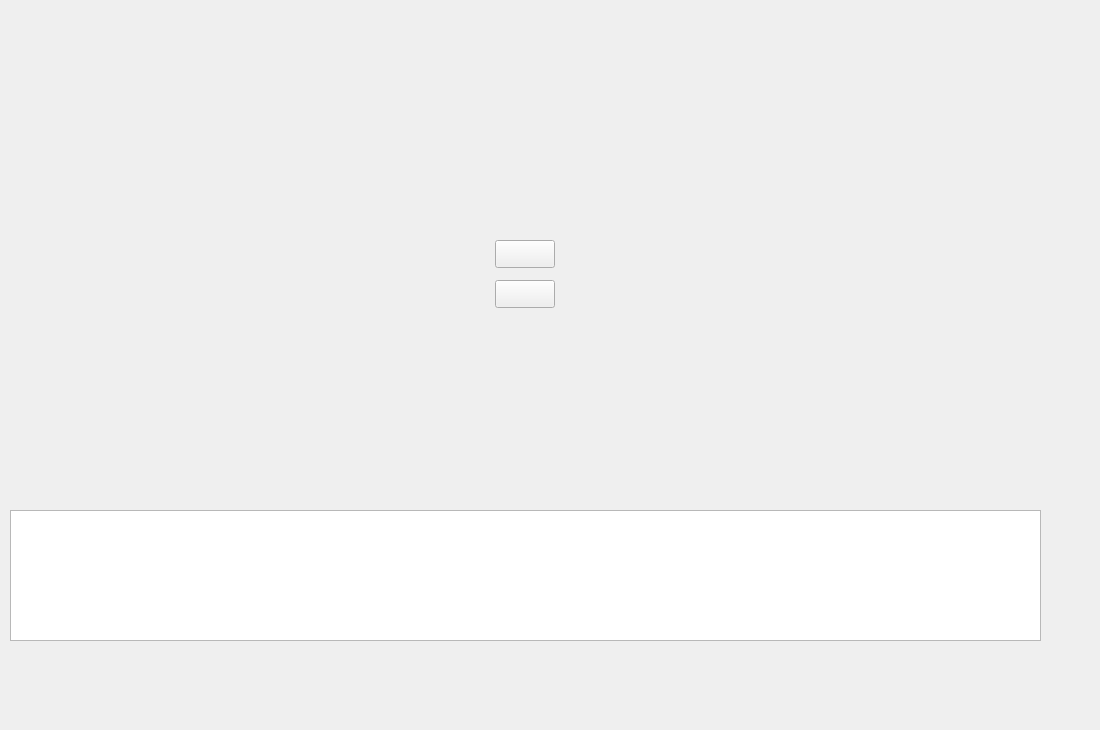
<?xml version="1.0" encoding="UTF-8"?>
<ui version="4.0">
 <class>UploadWidget</class>
 <widget class="QWidget" name="UploadWidget">
  <property name="geometry">
   <rect>
    <x>0</x>
    <y>0</y>
    <width>1100</width>
    <height>730</height>
   </rect>
  </property>
  <property name="minimumSize">
   <size>
    <width>1100</width>
    <height>730</height>
   </size>
  </property>
  <property name="maximumSize">
   <size>
    <width>1100</width>
    <height>730</height>
   </size>
  </property>
  <property name="windowTitle">
   <string>Form</string>
  </property>
  <widget class="QPushButton" name="uploadBtn">
   <property name="geometry">
    <rect>
     <x>495</x>
     <y>240</y>
     <width>60</width>
     <height>28</height>
    </rect>
   </property>
   <property name="text">
    <string/>
   </property>
  </widget>
  <widget class="QPushButton" name="downloadBtn">
   <property name="geometry">
    <rect>
     <x>495</x>
     <y>280</y>
     <width>60</width>
     <height>28</height>
    </rect>
   </property>
   <property name="text">
    <string/>
   </property>
  </widget>
  <widget class="QListWidget" name="listWidget">
   <property name="geometry">
    <rect>
     <x>10</x>
     <y>510</y>
     <width>1031</width>
     <height>131</height>
    </rect>
   </property>
  </widget>
 </widget>
 <resources/>
 <connections>
  <connection>
   <sender>uploadBtn</sender>
   <signal>clicked()</signal>
   <receiver>UploadWidget</receiver>
   <slot>uploadSlot()</slot>
   <hints>
    <hint type="sourcelabel">
     <x>551</x>
     <y>240</y>
    </hint>
    <hint type="destinationlabel">
     <x>637</x>
     <y>250</y>
    </hint>
   </hints>
  </connection>
  <connection>
   <sender>downloadBtn</sender>
   <signal>clicked()</signal>
   <receiver>UploadWidget</receiver>
   <slot>downloadSlot()</slot>
   <hints>
    <hint type="sourcelabel">
     <x>520</x>
     <y>289</y>
    </hint>
    <hint type="destinationlabel">
     <x>650</x>
     <y>334</y>
    </hint>
   </hints>
  </connection>
 </connections>
 <slots>
  <slot>uploadSlot()</slot>
  <slot>downloadSlot()</slot>
 </slots>
</ui>
